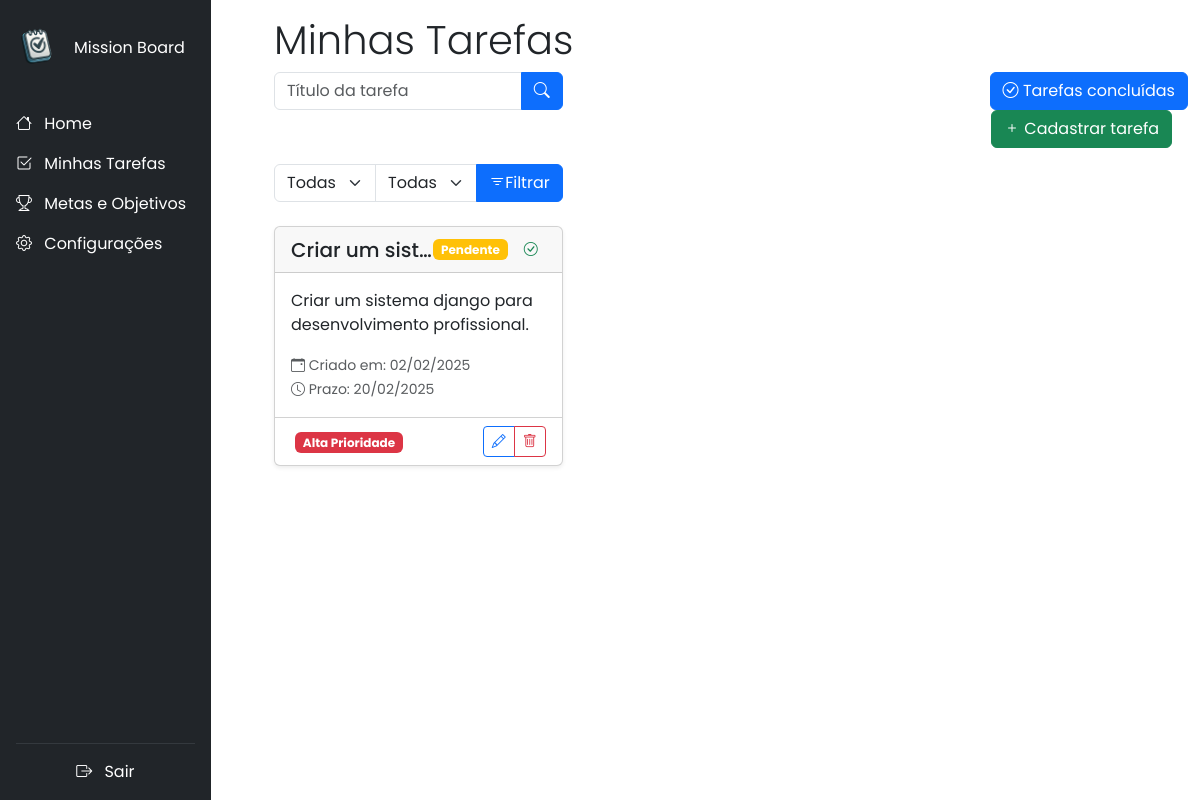
Page /task/list/ (signed in) on the earlier database version.
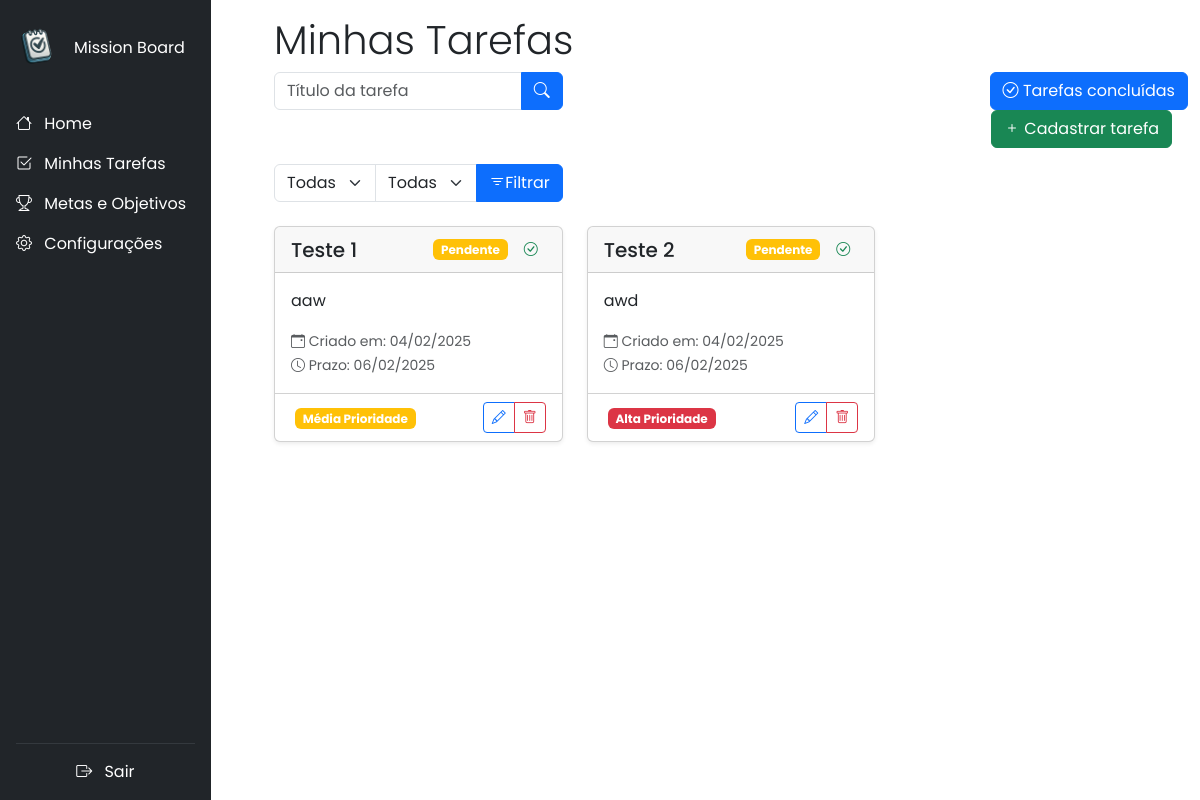
Same page on the later database version.
### tasks/models.py (models this page shows, shortened)
class Task(models.Model):
    PRIORITY_CHOICES = [
        ('low', 'Baixa'),
        ('medium', 'Média'),
        ('high', 'Alta'),
    ]
    user = models.ForeignKey(User, verbose_name='Usuário', on_delete=models.CASCADE, max_length=50)
    title = models.CharField(max_length=255)
    description = models.TextField(blank=True, null=True)
    category = models.ForeignKey(Category, on_delete=models.SET_NULL, blank=True, null=True)
    due_date = models.DateField()
    priority = models.CharField(max_length=10, choices=PRIORITY_CHOICES, default='medium')
    completed = models.BooleanField(default=False)
    created_at = models.DateTimeField(auto_now_add=True)

### tasks/views.py (the view)
# urls.py: path('task/list/', views.TasksListView.as_view(), name='task_list'),
class TasksListView(LoginRequiredMixin, ListView):
    model = models.Task
    context_object_name = 'tasks'
    template_name = 'task_list.html'
    def get_queryset(self): # Método que faz filtros pelo título da tarefa
        queryset = super().get_queryset()
        title = self.request.GET.get('title')
        priority = self.request.GET.get('priority')
        category = self.request.GET.get('category')
        if title:
            queryset = queryset.filter(title__icontains=title)
        if priority:
            queryset = queryset.filter(priority=priority)
        if category:
            queryset = queryset.filter(category__id=category)
        return queryset
    def get_context_data(self, **kwargs):
        context = super().get_context_data(**kwargs) # Pegando o contexto original
        context['tasks'] = models.Task.objects.filter(completed=False)
        context['categories'] = models.Category.objects.all()
        return context

### tasks/templates/task_list.html (shortened to what this page needs)
{% extends 'base.html' %}
{% block content %}
<h3 class="display-6">Minhas Tarefas</h3>
<div class="row mb-3">
    <div class="col-md-4">
        <form method="get" action="{% url 'task_list' %}">
            <div class="input-group">
                <input type="text" name="title" class="form-control" placeholder="Título da tarefa" value="{{ request.GET.title }}">
                <button type="submit" class="btn btn-primary">
                    <i class="bi bi-search"></i>
                </button>
            </div>
        </form>
    </div>
    <div class="col-md-4 offset-md-4">
        <a href="{% url 'completed_tasks' %}" class="btn btn-primary float-end btn-custom">
            <i class="bi bi-check-circle"></i> Tarefas concluídas
        </a>
        <a href="{% url 'task_create' %}" class="btn btn-success float-end btn-custom me-3">
            <i class="bi bi-plus"></i> Cadastrar tarefa
        </a>
    </div>
</div>
<div class="row mb-3">
    <div class="col-md-4">
        <form action="{% url 'task_list' %}" method="get">
            <div class="input-group">
                <select name="priority" class="form-select">
                    <option value="" {% if not request.GET.priority %} selected {% endif %}>Todas as prioridades</option>
                </select>
                <select name="category" class="form-select">
                    <option value="" {% if not request.GET.category %} selected {% endif %}>Todas as categorias</option>
                </select>
                <button type="submit" class="btn btn-primary">
                    <i class="bi bi-filter"></i>Filtrar
                </button>
            </div>
        </form>
    </div>
</div>
<div class="row mt-4">
    {% for task in tasks %}
    <div class="col-md-6 col-lg-4 mb-4">
        <div class="card h-100 shadow-sm">
            <div class="card-header d-flex justify-content-between align-items-center">
                <h5 class="card-title mb-0 text-truncate">{{ task.title }}</h5>
                <div class="d-flex align-items-center">
                    <span class="badge {% if task.completed %}bg-success{% else %}bg-warning{% endif %} me-2">
                        {{ task.completed|yesno:"Concluída,Pendente" }}
                    </span>
                    <form method="POST" action="{% url 'complete_task' task.id %}">
                        <button type="submit" class="btn btn-sm border-0 btn-outline-success" title="{% if task.completed %}Marcar como pendente{% else %}Marcar como concluída{% endif %}">
                            <i class="bi bi-{% if task.completed %}clock{% else %}check-circle{% endif %}"></i>
                        </button>
                    </form>
                </div>
            </div>
            <div class="card-body">
                <p class="card-text">{{ task.description }}</p>
                <div class="mt-3">
                    <small class="text-muted">
                        <i class="bi bi-calendar-event"></i> Criado em: {{ task.created_at|date:"d/m/Y" }}
                    </small>
                    <br>
                    <small class="text-muted">
                        <i class="bi bi-clock"></i> Prazo: {{ task.due_date|date:"d/m/Y" }}
                    </small>
                </div>
            </div>
            <div class="card-footer bg-transparent">
                <div class="d-flex justify-content-between align-items-center">
                    <div>
                        {% if task.priority == 'high' %}
                            <span class="badge bg-danger ms-1">Alta Prioridade</span>
                        {% elif task.priority == 'medium' %}
                            <span class="badge bg-warning ms-1">Média Prioridade</span>
                        {% else %}
                            <span class="badge bg-success ms-1">Baixa Prioridade</span>
                        {% endif %}
                    </div>
                    <div class="btn-group">
                        <a href="{% url 'task_update' task.id %}" class="btn btn-sm btn-outline-primary">
                            <i class="bi bi-pencil"></i>
                        </a>
                        <button type="button" class="btn btn-sm btn-outline-danger" data-bs-toggle="modal" data-bs-target="#deleteModal{{ task.id }}">
                            <i class="bi bi-trash"></i>
                        </button>
                    </div>
                </div>
            </div>
        </div>
    </div>
    {% empty %}
    <div class="col-12">
        <div class="alert alert-info text-center" role="alert">
            <i class="bi bi-info-circle me-2"></i>Nenhuma tarefa encontrada.
        </div>
    </div>
    {% endfor %}
</div>
{% endblock %}

### app/templates/base.html (shortened to what this page needs)
<!DOCTYPE html>
<html lang="pt-br">
<head>
    <link href="https://cdn.jsdelivr.net/npm/bootstrap@5.3.3/dist/css/bootstrap.min.css" rel="stylesheet"
>
    <link rel="stylesheet" href="https://cdn.jsdelivr.net/npm/bootstrap-icons@1.11.3/font/bootstrap-icons.min.css">
</head>
<body>
    <div class="container-fluid">
        <div class="row flex-nowrap">
            <div class="col-auto px-0">
                {% include 'components/_menu.html' %}
            </div>
            <div class="col ps-md-4 pt-3">
                <main>
                    {% block content %}{% endblock %}
                </main>
            </div>
        </div>
    </div>
    <footer class="py-3 text-center mt-auto sticky-footer">
    </footer>
</body>
</html>

### app/templates/components/_menu.html (shortened to what this page needs)
{% load static %}
<div class="container-fluid">
    <div class="row flex-nowrap">
        <div class="col-auto px-0 bg-dark position-fixed start-0 top-0 d-flex flex-column min-vh-100" id="sidebar" style="z-index: 1030;">
            <div class="d-flex flex-column px-3 pt-2 text-white flex-grow-1">
                <div class="logo-container">
                    <a href="{% url 'home' %}" class="d-flex align-items-center text-white text-decoration-none">
                        <img src="{% static 'images/logo.svg' %}" alt="Logo" class="img-fluid logo">
                        <span class="menu-text ms-2">Mission Board</span>
                    </a>
                </div>
                <ul class="nav nav-pills flex-column mb-sm-auto mb-0 w-100 flex-grow-1" id="menu">
                    <li class="nav-item w-100">
                        <a href="{% url 'home' %}" class="nav-link px-0 text-white">
                            <i class="bi bi-house"></i> <span class="menu-text ms-2">Home</span>
                        </a>
                    </li>
                    <li class="nav-item w-100">
                        <a href="{% url 'task_list' %}" class="nav-link px-0 text-white">
                            <i class="bi bi-check2-square"></i> <span class="menu-text ms-2"> Minhas Tarefas</span>
                        </a>
                    </li>
                    <li class="nav-item w-100">
                        <a href="{% url 'goal_list' %}" class="nav-link px-0 text-white">
                            <i class="bi bi-trophy"></i> <span class="menu-text ms-2">Metas e Objetivos</span>
                        </a>
                    </li>
                    <li class="nav-item w-100">
                        <a href="#" class="nav-link px-0 text-white">
                            <i class="bi bi-gear"></i> <span class="menu-text ms-2">Configurações</span>
                        </a>
                    </li>
                </ul>
                <hr class="border-secondary my-3">
                <ul class="d-flex align-items-center flex-column mx-auto mb-3 list-unstyled">
                    <li class="nav-item w-100 mt-auto">
                        <form action="{% url 'logout' %}" method="post" style="display: inline;">
                            <button type="submit" class="nav-link px-0 text-white" style="background: none; border: none; padding: 0;">
                                <i class="bi bi-box-arrow-right"></i> <span class="menu-text ms-2">Sair</span>
                            </button>
                        </form>
                    </li>
                </ul>
            </div>
        </div>
    </div>
</div>

### app/templates/base.html (style rules this page uses)
body { font-family: 'Poppins', sans-serif; }
.logo { width: 60px; height: auto; margin-left: -10px; }

### app/templates/components/_menu.html (style rules this page uses)
#sidebar { transition: all 0.3s; height: 100vh; overflow-y: auto; }
.logo-container { padding: 10px 10px 10px 0; }

Differences in the rows shown:
no longer on this page (row edited): Task: title "Criar um sist…", completed "Pendente", description "Criar um sistema django para desenvolvimento profissional.", created_at "02/02/2025", due_date "20/02/2025", priority "Alta Prioridade"
added Task: title "Teste 1", completed "Pendente", description "aaw", created_at "04/02/2025", due_date "06/02/2025", priority "Média Prioridade"
added Task: title "Teste 2", completed "Pendente", description "awd", created_at "04/02/2025", due_date "06/02/2025", priority "Alta Prioridade"
